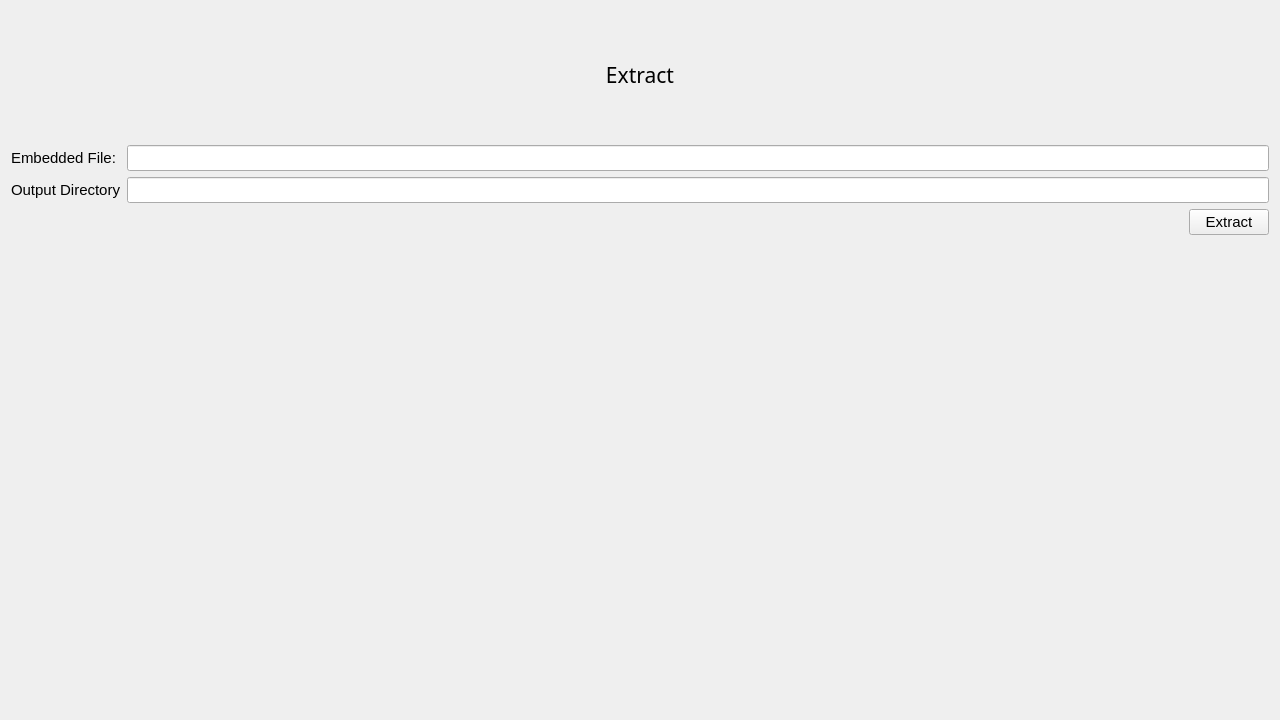
<?xml version="1.0" encoding="UTF-8"?>
<ui version="4.0">
 <class>ExtractWidget</class>
 <widget class="QWidget" name="ExtractWidget">
  <property name="geometry">
   <rect>
    <x>0</x>
    <y>0</y>
    <width>1280</width>
    <height>720</height>
   </rect>
  </property>
  <property name="sizePolicy">
   <sizepolicy hsizetype="Expanding" vsizetype="Expanding">
    <horstretch>0</horstretch>
    <verstretch>0</verstretch>
   </sizepolicy>
  </property>
  <property name="font">
   <font>
    <pointsize>11</pointsize>
   </font>
  </property>
  <property name="windowTitle">
   <string>Form</string>
  </property>
  <layout class="QGridLayout" name="gridLayout_3">
   <item row="1" column="0">
    <layout class="QVBoxLayout" name="vl_extract">
     <property name="sizeConstraint">
      <enum>QLayout::SetDefaultConstraint</enum>
     </property>
     <item>
      <layout class="QHBoxLayout" name="horizontalLayout_2">
       <property name="sizeConstraint">
        <enum>QLayout::SetMinimumSize</enum>
       </property>
       <item>
        <widget class="QLabel" name="lbl_extract">
         <property name="sizePolicy">
          <sizepolicy hsizetype="Minimum" vsizetype="Minimum">
           <horstretch>0</horstretch>
           <verstretch>0</verstretch>
          </sizepolicy>
         </property>
         <property name="maximumSize">
          <size>
           <width>16777215</width>
           <height>128</height>
          </size>
         </property>
         <property name="font">
          <font>
           <family>Sans Serif</family>
           <pointsize>16</pointsize>
           <italic>false</italic>
          </font>
         </property>
         <property name="text">
          <string>Extract</string>
         </property>
         <property name="alignment">
          <set>Qt::AlignCenter</set>
         </property>
        </widget>
       </item>
      </layout>
     </item>
     <item>
      <layout class="QFormLayout" name="fl_extract">
       <item row="0" column="0">
        <widget class="QLabel" name="lbl_embedded">
         <property name="text">
          <string>Embedded File:</string>
         </property>
        </widget>
       </item>
       <item row="0" column="1">
        <widget class="FileChooser" name="le_embedded"/>
       </item>
       <item row="1" column="0">
        <widget class="QLabel" name="lbl_destdir">
         <property name="text">
          <string>Output Directory</string>
         </property>
        </widget>
       </item>
       <item row="2" column="1">
        <layout class="QGridLayout" name="gl_extract">
         <item row="0" column="1" alignment="Qt::AlignRight|Qt::AlignTop">
          <widget class="QPushButton" name="btn_extract">
           <property name="sizePolicy">
            <sizepolicy hsizetype="Fixed" vsizetype="Fixed">
             <horstretch>0</horstretch>
             <verstretch>0</verstretch>
            </sizepolicy>
           </property>
           <property name="text">
            <string>Extract</string>
           </property>
          </widget>
         </item>
        </layout>
       </item>
       <item row="1" column="1">
        <widget class="FileChooser" name="le_destdir"/>
       </item>
      </layout>
     </item>
    </layout>
   </item>
  </layout>
 </widget>
 <customwidgets>
  <customwidget>
   <class>FileChooser</class>
   <extends>QLineEdit</extends>
   <header>filechooser.h</header>
  </customwidget>
 </customwidgets>
 <resources/>
 <connections/>
</ui>
